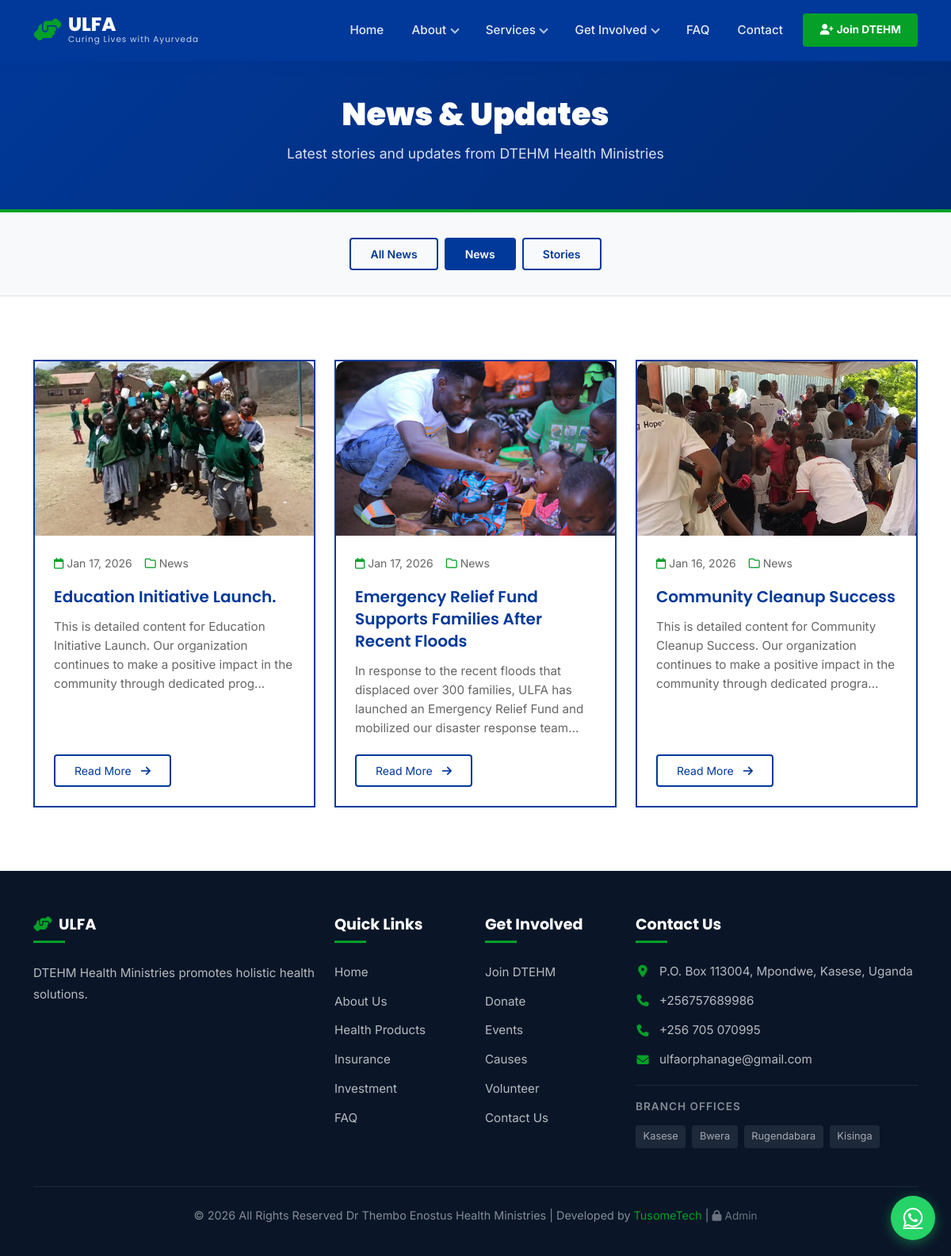
/news.php?category=News, run on the app's committed database.
### tables this page shows
CREATE TABLE `news_posts` (
  `id` int(11) NOT NULL,
  `title` varchar(200) NOT NULL,
  `slug` varchar(220) NOT NULL,
  `excerpt` text,
  `content` longtext NOT NULL,
  `featured_image` varchar(255) DEFAULT NULL,
  `author_id` int(11) NOT NULL,
  `category` varchar(50) DEFAULT NULL,
  `tags` text,
  `status` enum('draft','published','archived') DEFAULT 'draft',
  `views` int(11) DEFAULT '0',
  `published_at` datetime DEFAULT NULL,
  `created_at` timestamp NOT NULL DEFAULT CURRENT_TIMESTAMP,
  `updated_at` timestamp NOT NULL DEFAULT CURRENT_TIMESTAMP ON UPDATE CURRENT_TIMESTAMP
);

### news.php (the view, shortened to what this page needs)
<?php
include 'includes/header.php';
$page = isset($_GET['page']) ? (int)$_GET['page'] : 1;
$perPage = 9;
$offset = ($page - 1) * $perPage;
$category = isset($_GET['category']) ? $_GET['category'] : '';
$sql = "SELECT * FROM news_posts WHERE status = 'published'";
if ($category) {
    $sql .= " AND category = :category";
}
$sql .= " ORDER BY published_at DESC LIMIT :limit OFFSET :offset";
$stmt = $pdo->prepare($sql);
if ($category) {
    $stmt->bindParam(':category', $category);
}
$stmt->bindValue(':limit', $perPage, PDO::PARAM_INT);
$stmt->bindValue(':offset', $offset, PDO::PARAM_INT);
$stmt->execute();
$newsPosts = $stmt->fetchAll(PDO::FETCH_ASSOC);
$categoriesStmt = $pdo->query("SELECT DISTINCT category FROM news_posts WHERE status = 'published' ORDER BY category");
$categories = $categoriesStmt->fetchAll(PDO::FETCH_COLUMN);
?>
<div class="page-header">
    <div class="container">
        <h1>News & Updates</h1>
        <p>Latest stories and updates from DTEHM Health Ministries</p>
    </div>
</div>
<section style="padding: 2rem 0; background: #f8f9fa; border-bottom: 1px solid var(--gray-border);">
    <div class="container">
        <div class="d-flex flex-wrap gap-2 justify-content-center">
            <a href="news.php" class="btn btn-sm <?php echo !$category ? 'btn-active' : ''; ?>" style="border: 2px solid var(--primary-blue); background: <?php echo !$category ? 'var(--primary-yellow)' : 'transparent'; ?>; color: <?php echo !$category ? 'var(--white)' : 'var(--primary-blue)'; ?>; padding: 0.5rem 1.5rem; font-weight: 600; text-decoration: none;">
                All News
            </a>
            <?php foreach ($categories as $cat): ?>
            <a href="news.php?category=<?php echo urlencode($cat); ?>" class="btn btn-sm <?php echo $category === $cat ? 'btn-active' : ''; ?>" style="border: 2px solid var(--primary-blue); background: <?php echo $category === $cat ? 'var(--primary-yellow)' : 'transparent'; ?>; color: <?php echo $category === $cat ? 'var(--white)' : 'var(--primary-blue)'; ?>; padding: 0.5rem 1.5rem; font-weight: 600; text-decoration: none;">
                <?php echo htmlspecialchars($cat); ?>
            </a>
            <?php endforeach; ?>
        </div>
    </div>
</section>
<section style="padding: 80px 0; background: #fff;">
    <div class="container">
        <?php if (empty($newsPosts)): ?>
            <div class="text-center" style="padding: 3rem 0;">
                <i class="fas fa-newspaper" style="font-size: 4rem; color: #ddd; margin-bottom: 1rem;"></i>
                <h3 style="color: #666;">No news articles found</h3>
                <p style="color: #999;">Check back soon for updates!</p>
            </div>
        <?php else: ?>
            <div class="row g-4">
                <?php foreach ($newsPosts as $news): ?>
                <div class="col-lg-4 col-md-6">
                    <div class="news-card" style="border: 2px solid var(--primary-blue); border-radius: 0; overflow: hidden; height: 100%; display: flex; flex-direction: column; transition: transform 0.3s;">
                        <?php if ($news['featured_image']):
                            $imagePath = $news['featured_image'];
                        ?>
                        <div class="news-image" style="height: 220px; overflow: hidden;">
                            <img src="uploads/<?php echo htmlspecialchars($imagePath); ?>" alt="<?php echo htmlspecialchars($news['title']); ?>" style="width: 100%; height: 100%; object-fit: cover;">
                        </div>
                        <?php endif; ?>
                        <div class="news-content" style="padding: 1.5rem; flex: 1; display: flex; flex-direction: column;">
                            <div class="news-meta" style="display: flex; align-items: center; gap: 1rem; margin-bottom: 1rem; font-size: 0.875rem; color: #666;">
                                <span><i class="far fa-calendar" style="color: var(--primary-green);"></i> <?php echo date('M d, Y', strtotime($news['published_at'])); ?></span>
                                <span><i class="far fa-folder" style="color: var(--primary-green);"></i> <?php echo htmlspecialchars($news['category']); ?></span>
                            </div>
                            <h3 style="font-size: 1.25rem; font-weight: 600; margin-bottom: 0.75rem; line-height: 1.4;">
                                <a href="news-detail.php?id=<?php echo $news['id']; ?>" style="color: var(--primary-blue); text-decoration: none;">
                                    <?php echo htmlspecialchars($news['title']); ?>
                                </a>
                            </h3>
                            <p style="color: #666; font-size: 0.95rem; margin-bottom: 1.25rem; flex: 1;">
                                <?php echo htmlspecialchars(substr(strip_tags($news['content']), 0, 150)); ?>...
                            </p>
                            <a href="news-detail.php?id=<?php echo $news['id']; ?>" class="btn btn-sm" style="border: 2px solid var(--primary-blue); background: transparent; color: var(--primary-blue); padding: 0.5rem 1.5rem; align-self: flex-start; transition: all 0.3s; text-decoration: none;">
                                Read More <i class="fas fa-arrow-right ms-2"></i>
                            </a>
                        </div>
                    </div>
                </div>
                <?php endforeach; ?>
            </div>
        <?php endif; ?>
    </div>
</section>
<?php include 'includes/footer.php'; ?>

### data on the page
news_posts: featured_image (picture), published_at "Jan 17, 2026", category "News", title "Education Initiative Launch.", content "This is detailed content for Education Initiative Launch. Our organization continues to make a positive impact in the community through dedicated prog"
news_posts: featured_image (picture), published_at "Jan 17, 2026", category "News", title "Emergency Relief Fund Supports Families After Recent Floods", content "In response to the recent floods that displaced over 300 families, ULFA has launched an Emergency Relief Fund and mobilized our disaster response team"
news_posts: featured_image (picture), published_at "Jan 16, 2026", category "News", title "Community Cleanup Success", content "This is detailed content for Community Cleanup Success. Our organization continues to make a positive impact in the community through dedicated progra"

### other printed values
$siteShortName "ULFA"
$siteTagline "Curing Lives with Ayurveda"
$cat "News"
$cat "Stories"
$footerAbout "DTEHM Health Ministries promotes holistic health solutions."
$contactAddress "P.O. Box 113004, Mpondwe"
$contactCity "Kasese"
$contactPhone "+256757689986"
$contactPhoneAlt "+256 705 070995"
$contactEmail "ulfaorphanage@gmail.com"
$footerText "All Rights Reserved Dr Thembo Enostus Health Ministries"
$developerName "TusomeTech"
